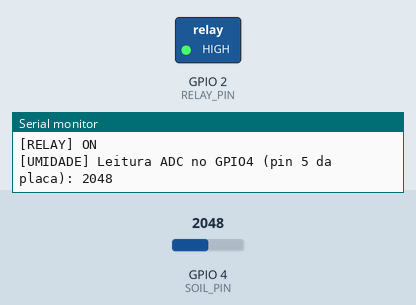
Bench run of a program on a simulated ESP32. Parts: switched loads named in the program (green lamp = pin HIGH), the last lines printed to the serial monitor. Inputs (shaded band) come from the test bench; at power-on: GPIO 4 (SOIL_PIN) = 2048.

Above: at 1.2 s.
At 3.7 s:
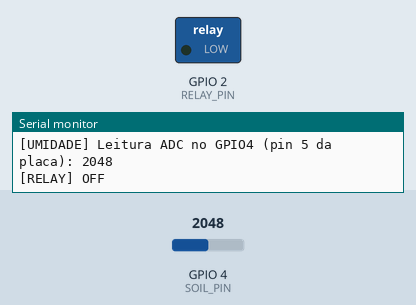
Timing chart, 0 to 6.5 s (numbered marks = the images above):
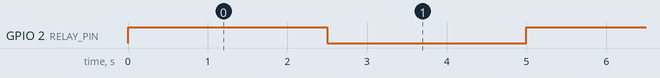

The program:

main.cpp
```cpp
#include <Arduino.h>
#include <freertos/FreeRTOS.h>
#include <freertos/task.h>

// Pinos do seu hardware (NÚMERO DE GPIO)
#define RELAY_PIN 2   // Relé no GPIO2 (pin 4 físico da placa)
#define SOIL_PIN  4   // Sensor de umidade no GPIO4 (pin 5 físico, ADC)

// Tempos em ms
const TickType_t RELAY_HALF_PERIOD = pdMS_TO_TICKS(2500); // 2,5 s ON + 2,5 s OFF = ciclo de 5 s
const TickType_t SENSOR_PERIOD     = pdMS_TO_TICKS(5000); // 5 s entre leituras

// Task que controla o relé
void taskRelay(void *pvParameters) {
  (void) pvParameters;

  pinMode(RELAY_PIN, OUTPUT);
  digitalWrite(RELAY_PIN, LOW); // começa desligado

  for (;;) {
    digitalWrite(RELAY_PIN, HIGH);
    Serial.println("[RELAY] ON");
    vTaskDelay(RELAY_HALF_PERIOD);

    digitalWrite(RELAY_PIN, LOW);
    Serial.println("[RELAY] OFF");
    vTaskDelay(RELAY_HALF_PERIOD);
  }
}

// Task que lê o sensor de umidade e imprime o valor
void taskSoilSensor(void *pvParameters) {
  (void) pvParameters;

  // GPIO4 já é entrada por padrão, não precisa de pinMode aqui

  for (;;) {
    int raw = analogRead(SOIL_PIN); // leitura ADC (0–4095 no ESP32)

    Serial.print("[UMIDADE] Leitura ADC no GPIO4 (pin 5 da placa): ");
    Serial.println(raw);

    vTaskDelay(SENSOR_PERIOD);
  }
}

void setup() {
  Serial.begin(115200);

  xTaskCreate(
    taskRelay,
    "RelayTask",
    2048,
    NULL,
    1,
    NULL
  );

  xTaskCreate(
    taskSoilSensor,
    "SoilTask",
    2048,
    NULL,
    1,
    NULL
  );
}

void loop() {
  vTaskDelay(portMAX_DELAY);
}
```

Measured:
- by itself, GPIO 2 (RELAY_PIN): alternates HIGH for 2.5 s and LOW for 2.5 s
